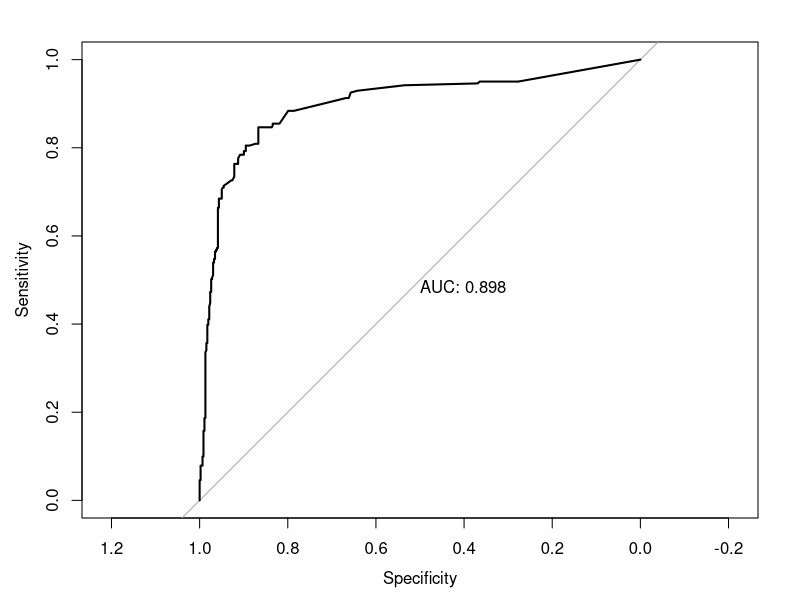

R code for this plot: (Note: this script raises an error after producing the figure.)
## ---- chunk 1
  #install.packages("pROC")
  library(pROC)
## ---- chunk 2
   dados <- data.frame(Prova_Logica = c(2, 2, 5, 5, 5, 2, 3, 2, 1, 4,
5, 8, 1, 1, 3, 4, 3, 2, 1, 1, 8, 8, 1, 2, 1, 5, 3, 3, 5, 4, 4,
1, 8, 3, 2, 3, 3, 2, 1, 1, 5, 4, 1, 5, 3, 1, 4, 6, 1, 1, 8, 1,
1, 5, 1, 5, 3, 1, 1, 8, 1, 1, 1, 1, 1, 2, 1, 5, 5, 4, 2, 1, 8,
4, 5, 1, 3, 3, 3, 5, 3, 1, 7, 1, 1, 2, 9, 5, 3, 1, 5, 1, 4, 2,
1, 4, 3, 3, 8, 1, 1, 8, 5, 1, 1, 1, 5, 8, 5, 1, 4, 2, 5, 4, 5,
3, 3, 5, 5, 5, 5, 5, 8, 5, 4, 9, 8, 1, 3, 4, 2, 5, 1, 4, 3, 5,
5, 5, 6, 4, 3, 5, 7, 1, 8, 5, 7, 3, 2, 3, 2, 5, 5, 5, 5, 4, 4,
8, 1, 1, 2, 5, 3, 2, 7, 4, 1, 1, 1, 4, 5, 1, 1, 8, 3, 6, 8, 3,
1, 3, 3, 2, 8, 4, 1, 1, 1, 1, 1, 2, 3, 4, 6, 2, 3, 3, 4, 2, 1,
5, 2, 4, 3, 3, 1, 3, 3, 3, 1, 3, 5, 6, 1, 5, 1, 5, 4, 3, 1, 6,
1, 4, 9, 3, 3, 2, 1, 1, 4, 3, 1, 3, 1, 1, 3, 7, 8, 1, 3, 5, 6,
3, 6, 5, 8, 5, 1, 1, 4, 2, 1, 8, 7, 5, 1, 1, 1, 6, 5, 7, 3, 3,
5, 1, 3, 5, 1, 8, 8, 1, 2, 3, 3, 3, 3, 7, 1, 9, 8, 4, 1, 7, 1,
1, 1, 5, 1, 1, 5, 3, 5, 1, 3, 6, 2, 1, 3, 4, 5, 6, 1, 5, 1, 5,
1, 1, 5, 1, 1, 1, 5, 1, 3, 7, 1, 4, 3, 7, 1, 1, 5, 4, 1, 1, 3,
5, 4, 2, 1, 5, 1, 1, 1, 8, 8, 5, 1, 2, 1, 6, 8, 3, 1, 5, 1, 5,
1, 4, 4, 8, 1, 1, 1, 5, 1, 1, 5, 4, 6, 8, 1, 3, 1, 6, 1, 1, 1,
1, 1, 8, 1, 5, 3, 1, 4, 4, 7, 2, 3, 3, 5, 8, 3, 1, 4, 1, 5, 1,
7, 2, 6, 4, 1, 3, 1, 8, 5, 5, 5, 3, 1, 4, 5, 3, 6, 1, 3, 3, 5,
4, 5, 3, 1, 4, 5, 1, 3, 6, 1, 1, 1, 3, 1, 1, 1, 1, 3, 1, 5, 4,
8, 1, 5, 6, 6, 4, 2, 5, 5, 6, 1, 2, 5, 6, 4, 2, 1, 2, 7, 2, 8,
1, 3, 1, 1, 1, 6, 1, 4, 3, 1, 5, 2, 1, 1, 5, 4, 3, 1, 3, 1, 1,
2, 4, 5, 4, 5, 4, 3, 7, 4, 1, 7, 1, 8, 5, 3, 3, 5, 1, 2, 1, 5,
4, 4, 4, 3, 6, 8, 8, 1, 1, 1, 8, 8, 1, 5, 1, 4, 5, 1, 4, 1, 4,
1, 5, 1, 4, 4, 1, 1, 2, 5, 1, 4, 4, 5, 4, 1, 1, 5, 3, 5, 4, 1,
1, 5, 3, 3, 1, 5, 5, 4, 5, 7, 2, 5, 9, 4, 6, 1, 1, 1, 1, 8, 7,
2, 3, 2, 9, 3, 1, 5, 1, 3, 5, 1, 4, 6, 3, 1, 5, 1, 3, 9, 1, 4,
8, 8, 1, 3, 2, 3, 3, 1, 5, 1, 1, 3, 1, 5, 3, 4, 3, 4, 1, 4, 3,
5, 1, 5, 2, 5, 8, 9, 4, 7, 4, 8, 5, 7, 5, 3, 5, 6, 3, 1, 5, 6,
4, 3, 5, 1, 2, 4, 1, 1, 2, 9, 5, 1, 5, 1, 2, 1, 5, 1, 2, 3, 5,
1, 1, 5, 3, 9, 5, 6, 9, 6, 1, 1, 9, 1, 3, 5, 4, 8, 4, 2, 7, 1,
6, 3, 7, 8, 1, 5, 5, 6, 1, 4, 4, 3, 1, 5, 5, 8, 3, 3, 1, 9, 5,
5, 5, 5, 1, 9, 6, 3, 1, 1, 2, 4, 6, 5, 7, 6, 5, 1), Redacao = c(1,
1, 1, 4, 3, 3, 5, 5, 9, 1, 1, 1, 1, 1, 4, 3, 3, 1, 1, 1, 1, 7,
1, 1, 8, 1, 1, 1, 3, 8, 3, 1, 5, 3, 3, 1, 2, 7, 1, 1, 1, 1, 1,
1, 7, 1, 1, 8, 7, 1, 1, 1, 1, 1, 1, 1, 1, 1, 1, 1, 5, 1, 8, 5,
1, 1, 1, 1, 1, 2, 1, 1, 6, 1, 1, 1, 1, 1, 1, 1, 4, 1, 8, 5, 1,
5, 8, 1, 1, 1, 5, 1, 1, 1, 2, 3, 3, 1, 3, 8, 1, 4, 6, 1, 1, 1,
1, 3, 1, 1, 2, 3, 2, 1, 1, 1, 1, 4, 1, 1, 1, 1, 4, 1, 8, 1, 5,
1, 1, 1, 1, 1, 3, 6, 1, 2, 5, 6, 1, 2, 2, 1, 8, 1, 4, 6, 9, 3,
1, 1, 1, 1, 1, 1, 1, 1, 1, 7, 1, 1, 1, 1, 1, 1, 6, 1, 1, 1, 1,
1, 3, 5, 1, 1, 1, 1, 3, 1, 4, 1, 1, 1, 2, 1, 3, 1, 1, 1, 4, 5,
1, 1, 6, 1, 3, 1, 4, 1, 1, 1, 1, 1, 1, 1, 1, 1, 1, 1, 1, 2, 3,
6, 1, 8, 1, 1, 5, 1, 8, 2, 6, 1, 5, 1, 6, 1, 1, 1, 1, 1, 1, 1,
1, 3, 1, 4, 8, 1, 1, 1, 8, 1, 3, 1, 6, 3, 1, 1, 1, 1, 1, 1, 1,
1, 1, 1, 1, 1, 1, 5, 1, 1, 3, 1, 1, 7, 4, 1, 1, 1, 1, 6, 1, 3,
1, 4, 1, 1, 7, 2, 6, 4, 1, 1, 1, 1, 1, 4, 7, 1, 3, 1, 1, 9, 1,
1, 1, 1, 1, 1, 1, 3, 1, 3, 1, 3, 1, 1, 3, 2, 1, 1, 1, 5, 3, 1,
1, 2, 1, 1, 4, 1, 1, 1, 1, 1, 1, 1, 1, 1, 1, 1, 4, 8, 1, 7, 1,
1, 3, 8, 1, 1, 1, 1, 1, 4, 1, 1, 1, 2, 2, 7, 1, 3, 1, 1, 1, 4,
2, 4, 2, 2, 5, 3, 1, 1, 1, 5, 1, 9, 1, 1, 3, 2, 1, 1, 5, 1, 2,
1, 3, 8, 1, 5, 1, 4, 3, 1, 8, 1, 6, 5, 1, 1, 1, 1, 1, 4, 5, 1,
7, 8, 1, 4, 1, 1, 1, 1, 4, 1, 1, 2, 1, 8, 2, 6, 2, 1, 4, 1, 1,
1, 1, 1, 4, 1, 1, 1, 1, 1, 8, 1, 1, 1, 3, 1, 1, 1, 8, 1, 1, 1,
3, 1, 1, 1, 1, 1, 6, 1, 1, 1, 1, 1, 4, 1, 1, 1, 1, 1, 1, 1, 1,
3, 1, 2, 7, 2, 1, 1, 1, 1, 1, 2, 2, 1, 3, 1, 1, 3, 1, 1, 5, 1,
7, 1, 1, 1, 3, 6, 1, 1, 1, 1, 1, 1, 1, 1, 4, 1, 6, 8, 8, 7, 2,
1, 1, 1, 1, 1, 1, 1, 5, 1, 1, 5, 1, 1, 1, 1, 9, 1, 8, 1, 1, 2,
4, 1, 1, 6, 2, 1, 1, 1, 1, 1, 1, 1, 1, 2, 1, 1, 1, 1, 6, 1, 2,
1, 1, 5, 4, 1, 8, 4, 6, 6, 1, 1, 1, 9, 1, 1, 1, 1, 1, 8, 1, 1,
1, 1, 1, 3, 1, 1, 4, 1, 1, 3, 4, 1, 1, 3, 2, 3, 1, 2, 1, 1, 1,
1, 1, 1, 1, 1, 1, 1, 1, 1, 1, 1, 2, 3, 1, 4, 1, 4, 2, 1, 6, 1,
4, 2, 2, 1, 1, 1, 4, 1, 1, 1, 1, 1, 6, 1, 1, 1, 3, 2, 8, 1, 1,
1, 1, 1, 2, 3, 1, 1, 1, 1, 1, 1, 6, 1, 6, 7, 1, 1, 5, 1, 2, 5,
1, 1, 1, 1, 1, 2, 1, 3, 1, 1, 1, 8, 7, 1, 1, 1, 1, 4, 1, 6, 1,
2, 8, 4, 7, 1, 1, 1, 5, 1, 1, 2, 1, 1, 7, 1, 1, 1, 4, 1, 1, 3,
1, 5, 1, 7, 1), Auto_Avaliacao = c(1, 1, 1, 1, 1, 1, 1, 7, 1,
1, 1, 9, 1, 1, 1, 3, 6, 1, 1, 1, 1, 1, 1, 1, 1, 1, 1, 1, 1, 1,
1, 1, 3, 1, 1, 1, 1, 9, 1, 1, 1, 1, 1, 1, 8, 1, 1, 9, 7, 1, 2,
1, 1, 1, 1, 1, 1, 1, 1, 7, 1, 3, 8, 1, 1, 1, 1, 1, 1, 6, 1, 1,
1, 2, 1, 1, 1, 1, 1, 1, 3, 1, 8, 3, 1, 6, 1, 6, 1, 1, 3, 1, 1,
1, 1, 8, 5, 3, 3, 1, 1, 3, 1, 1, 1, 1, 1, 6, 1, 2, 1, 1, 1, 1,
1, 4, 1, 6, 1, 1, 1, 2, 3, 1, 4, 7, 6, 1, 1, 1, 1, 1, 1, 9, 1,
2, 1, 1, 1, 1, 2, 1, 8, 1, 8, 1, 3, 2, 1, 1, 1, 1, 2, 6, 1, 1,
1, 2, 1, 3, 1, 1, 8, 1, 4, 1, 1, 1, 1, 1, 1, 1, 1, 1, 1, 1, 9,
1, 5, 1, 1, 1, 1, 1, 5, 1, 1, 1, 3, 5, 1, 1, 1, 1, 1, 1, 3, 1,
1, 1, 1, 1, 1, 1, 1, 1, 1, 1, 1, 1, 3, 6, 1, 8, 1, 2, 5, 2, 1,
1, 7, 1, 1, 1, 8, 1, 1, 5, 1, 1, 1, 3, 1, 1, 1, 9, 1, 1, 1, 5,
9, 1, 5, 3, 4, 1, 1, 1, 1, 1, 1, 7, 1, 1, 1, 1, 3, 3, 1, 3, 1,
1, 1, 1, 1, 1, 3, 8, 1, 4, 1, 4, 1, 1, 1, 6, 1, 3, 1, 1, 2, 3,
1, 1, 1, 1, 1, 1, 1, 1, 9, 1, 1, 2, 2, 8, 1, 1, 1, 1, 1, 4, 1,
1, 1, 1, 1, 1, 2, 1, 1, 1, 1, 4, 3, 1, 1, 4, 1, 6, 2, 1, 5, 3,
1, 1, 2, 1, 1, 1, 1, 1, 1, 8, 3, 4, 8, 1, 3, 7, 7, 1, 1, 2, 1,
1, 1, 1, 1, 4, 1, 1, 1, 1, 1, 1, 1, 1, 1, 1, 1, 3, 9, 1, 1, 1,
1, 8, 1, 7, 1, 1, 1, 1, 1, 1, 1, 1, 2, 1, 1, 1, 2, 9, 6, 3, 3,
1, 2, 1, 8, 7, 1, 1, 1, 1, 1, 6, 3, 1, 4, 5, 1, 6, 1, 1, 1, 1,
3, 1, 1, 2, 1, 6, 3, 7, 1, 8, 3, 1, 1, 1, 1, 1, 1, 1, 1, 1, 1,
1, 8, 1, 1, 1, 9, 1, 1, 1, 7, 1, 1, 1, 1, 1, 1, 1, 1, 1, 1, 1,
1, 1, 1, 1, 3, 1, 1, 1, 1, 1, 1, 1, 1, 6, 1, 1, 1, 1, 1, 1, 2,
1, 1, 1, 2, 1, 7, 1, 1, 4, 2, 1, 5, 1, 5, 1, 1, 1, 4, 6, 1, 1,
4, 1, 2, 1, 1, 1, 9, 8, 1, 9, 1, 1, 1, 1, 1, 1, 1, 3, 1, 1, 1,
1, 1, 4, 1, 1, 1, 1, 7, 1, 1, 1, 1, 1, 3, 1, 1, 8, 1, 1, 6, 1,
1, 1, 2, 1, 1, 1, 1, 1, 1, 2, 5, 1, 6, 3, 1, 4, 3, 1, 7, 5, 1,
1, 1, 1, 1, 1, 2, 1, 5, 9, 1, 1, 1, 2, 1, 1, 1, 1, 3, 1, 8, 1,
1, 2, 5, 1, 1, 5, 1, 4, 1, 1, 1, 1, 1, 1, 1, 1, 1, 1, 1, 1, 1,
1, 1, 1, 1, 1, 1, 3, 1, 1, 3, 1, 5, 1, 8, 1, 1, 1, 1, 1, 1, 1,
1, 1, 1, 1, 6, 1, 1, 1, 2, 1, 1, 2, 1, 1, 1, 1, 2, 1, 1, 1, 1,
1, 1, 1, 6, 1, 9, 5, 3, 1, 8, 1, 1, 3, 1, 1, 1, 1, 1, 1, 1, 2,
1, 1, 1, 8, 1, 1, 1, 1, 1, 1, 1, 7, 1, 1, 1, 1, 1, 1, 1, 1, 1,
1, 1, 1, 1, 2, 8, 1, 1, 1, 6, 1, 1, 1, 1, 9, 1, 1, 1),
Classe = c("Ruim",
"Ruim", "Ruim", "Boa", "Ruim", "Ruim", "Boa", "Boa", "Boa", "Ruim",
"Ruim", "Boa", "Ruim", "Ruim", "Boa", "Ruim", "Ruim", "Ruim",
"Ruim", "Ruim", "Boa", "Boa", "Ruim", "Ruim", "Boa", "Ruim",
"Ruim", "Ruim", "Boa", "Boa", "Ruim", "Ruim", "Boa", "Boa", "Ruim",
"Ruim", "Ruim", "Boa", "Ruim", "Ruim", "Boa", "Ruim", "Ruim",
"Ruim", "Boa", "Ruim", "Ruim", "Boa", "Boa", "Ruim", "Boa", "Ruim",
"Ruim", "Ruim", "Ruim", "Ruim", "Ruim", "Ruim", "Ruim", "Boa",
"Boa", "Boa", "Boa", "Boa", "Ruim", "Ruim", "Ruim", "Ruim", "Ruim",
"Boa", "Ruim", "Boa", "Boa", "Ruim", "Ruim", "Ruim", "Ruim",
"Ruim", "Ruim", "Ruim", "Boa", "Ruim", "Boa", "Boa", "Ruim",
"Boa", "Boa", "Boa", "Ruim", "Ruim", "Boa", "Ruim", "Ruim", "Ruim",
"Ruim", "Ruim", "Ruim", "Boa", "Boa", "Boa", "Ruim", "Ruim",
"Boa", "Ruim", "Ruim", "Ruim", "Ruim", "Boa", "Boa", "Boa", "Ruim",
"Ruim", "Ruim", "Ruim", "Ruim", "Boa", "Ruim", "Ruim", "Ruim",
"Ruim", "Boa", "Ruim", "Boa", "Ruim", "Boa", "Boa", "Boa", "Ruim",
"Ruim", "Boa", "Ruim", "Ruim", "Boa", "Ruim", "Ruim", "Ruim",
"Boa", "Boa", "Boa", "Ruim", "Ruim", "Ruim", "Boa", "Ruim", "Ruim",
"Boa", "Boa", "Ruim", "Ruim", "Ruim", "Ruim", "Ruim", "Ruim",
"Boa", "Ruim", "Ruim", "Ruim", "Boa", "Ruim", "Ruim", "Ruim",
"Ruim", "Ruim", "Ruim", "Boa", "Boa", "Ruim", "Ruim", "Ruim",
"Ruim", "Ruim", "Boa", "Boa", "Boa", "Ruim", "Boa", "Boa", "Ruim",
"Boa", "Ruim", "Ruim", "Ruim", "Ruim", "Ruim", "Boa", "Ruim",
"Ruim", "Ruim", "Boa", "Boa", "Ruim", "Ruim", "Boa", "Ruim",
"Ruim", "Ruim", "Ruim", "Ruim", "Ruim", "Ruim", "Ruim", "Ruim",
"Ruim", "Ruim", "Ruim", "Ruim", "Ruim", "Ruim", "Ruim", "Ruim",
"Boa", "Boa", "Ruim", "Boa", "Ruim", "Ruim", "Boa", "Ruim", "Boa",
"Ruim", "Boa", "Ruim", "Boa", "Ruim", "Boa", "Ruim", "Ruim",
"Boa", "Ruim", "Ruim", "Ruim", "Ruim", "Ruim", "Boa", "Ruim",
"Boa", "Boa", "Ruim", "Ruim", "Boa", "Boa", "Ruim", "Ruim", "Ruim",
"Boa", "Ruim", "Ruim", "Ruim", "Ruim", "Ruim", "Ruim", "Boa",
"Ruim", "Ruim", "Ruim", "Ruim", "Ruim", "Boa", "Ruim", "Boa",
"Ruim", "Ruim", "Boa", "Ruim", "Ruim", "Boa", "Boa", "Boa", "Boa",
"Boa", "Ruim", "Boa", "Ruim", "Ruim", "Ruim", "Boa", "Ruim",
"Boa", "Boa", "Ruim", "Boa", "Boa", "Ruim", "Ruim", "Ruim", "Ruim",
"Ruim", "Boa", "Boa", "Ruim", "Boa", "Ruim", "Ruim", "Ruim",
"Ruim", "Boa", "Ruim", "Ruim", "Ruim", "Boa", "Boa", "Boa", "Ruim",
"Ruim", "Ruim", "Boa", "Ruim", "Ruim", "Ruim", "Ruim", "Ruim",
"Ruim", "Ruim", "Boa", "Ruim", "Ruim", "Ruim", "Boa", "Ruim",
"Boa", "Ruim", "Boa", "Boa", "Boa", "Ruim", "Ruim", "Ruim", "Ruim",
"Ruim", "Ruim", "Ruim", "Ruim", "Boa", "Boa", "Boa", "Ruim",
"Boa", "Ruim", "Boa", "Ruim", "Boa", "Ruim", "Ruim", "Ruim",
"Ruim", "Boa", "Ruim", "Ruim", "Ruim", "Boa", "Ruim", "Boa",
"Ruim", "Ruim", "Boa", "Ruim", "Ruim", "Ruim", "Ruim", "Boa",
"Ruim", "Ruim", "Boa", "Ruim", "Ruim", "Boa", "Ruim", "Boa",
"Ruim", "Boa", "Ruim", "Ruim", "Boa", "Ruim", "Ruim", "Ruim",
"Boa", "Ruim", "Ruim", "Ruim", "Ruim", "Boa", "Ruim", "Boa",
"Ruim", "Boa", "Boa", "Ruim", "Boa", "Ruim", "Ruim", "Boa", "Ruim",
"Ruim", "Boa", "Boa", "Ruim", "Boa", "Boa", "Ruim", "Boa", "Boa",
"Ruim", "Ruim", "Ruim", "Ruim", "Ruim", "Ruim", "Boa", "Ruim",
"Ruim", "Ruim", "Ruim", "Boa", "Ruim", "Boa", "Ruim", "Boa",
"Boa", "Ruim", "Ruim", "Ruim", "Ruim", "Ruim", "Boa", "Ruim",
"Ruim", "Ruim", "Ruim", "Ruim", "Boa", "Ruim", "Ruim", "Ruim",
"Boa", "Ruim", "Ruim", "Ruim", "Boa", "Ruim", "Ruim", "Ruim",
"Ruim", "Boa", "Ruim", "Ruim", "Ruim", "Ruim", "Boa", "Ruim",
"Boa", "Ruim", "Ruim", "Ruim", "Boa", "Ruim", "Ruim", "Ruim",
"Ruim", "Ruim", "Ruim", "Ruim", "Ruim", "Boa", "Ruim", "Boa",
"Boa", "Ruim", "Ruim", "Ruim", "Ruim", "Ruim", "Ruim", "Ruim",
"Ruim", "Ruim", "Ruim", "Ruim", "Ruim", "Boa", "Ruim", "Ruim",
"Boa", "Ruim", "Boa", "Ruim", "Ruim", "Ruim", "Boa", "Boa", "Ruim",
"Ruim", "Boa", "Ruim", "Ruim", "Ruim", "Ruim", "Ruim", "Boa",
"Boa", "Boa", "Boa", "Boa", "Boa", "Boa", "Ruim", "Ruim", "Ruim",
"Ruim", "Ruim", "Boa", "Ruim", "Boa", "Ruim", "Ruim", "Boa",
"Ruim", "Ruim", "Ruim", "Ruim", "Boa", "Ruim", "Boa", "Ruim",
"Ruim", "Ruim", "Ruim", "Ruim", "Ruim", "Boa", "Ruim", "Ruim",
"Boa", "Ruim", "Ruim", "Ruim", "Ruim", "Ruim", "Ruim", "Boa",
"Boa", "Ruim", "Ruim", "Ruim", "Boa", "Ruim", "Boa", "Boa", "Ruim",
"Boa", "Boa", "Ruim", "Boa", "Boa", "Boa", "Boa", "Ruim", "Ruim",
"Ruim", "Boa", "Ruim", "Ruim", "Boa", "Boa", "Ruim", "Boa", "Ruim",
"Ruim", "Boa", "Ruim", "Boa", "Boa", "Boa", "Ruim", "Boa", "Ruim",
"Ruim", "Ruim", "Boa", "Ruim", "Ruim", "Boa", "Ruim", "Boa",
"Ruim", "Ruim", "Ruim", "Ruim", "Ruim", "Boa", "Ruim", "Ruim",
"Ruim", "Ruim", "Ruim", "Boa", "Ruim", "Ruim", "Ruim", "Ruim",
"Ruim", "Ruim", "Boa", "Boa", "Boa", "Ruim", "Boa", "Ruim", "Boa",
"Ruim", "Boa", "Ruim", "Ruim", "Ruim", "Ruim", "Ruim", "Boa",
"Ruim", "Ruim", "Ruim", "Ruim", "Boa", "Boa", "Ruim", "Ruim",
"Ruim", "Ruim", "Ruim", "Boa", "Ruim", "Ruim", "Ruim", "Boa",
"Ruim", "Ruim", "Ruim", "Ruim", "Ruim", "Ruim", "Boa", "Ruim",
"Ruim", "Boa", "Ruim", "Boa", "Boa", "Boa", "Boa", "Boa", "Boa",
"Ruim", "Boa", "Ruim", "Ruim", "Ruim", "Ruim", "Boa", "Ruim",
"Ruim", "Boa", "Ruim", "Ruim", "Ruim", "Boa", "Boa", "Ruim",
"Ruim", "Ruim", "Boa", "Boa", "Ruim", "Boa", "Ruim", "Ruim",
"Boa", "Boa", "Boa", "Ruim", "Ruim", "Ruim", "Boa", "Ruim", "Ruim",
"Ruim", "Ruim", "Ruim", "Boa", "Ruim", "Boa", "Ruim", "Boa",
"Ruim", "Ruim", "Boa", "Ruim", "Boa", "Boa", "Boa", "Ruim"))
## ---- chunk 3
   dados$Classe <- factor(dados$Classe, levels = c('Ruim', 'Boa'))
## ---- chunk 4
   fit <- glm(Classe~Prova_Logica+Redacao+Auto_Avaliacao, data = dados, family = binomial)
   summary(fit)
## ---- chunk 5
   exp(fit$coefficients)
## ---- chunk 6
   prob = predict(fit, newdata = dados, type = "response")
   roc = roc(dados$Classe~prob, plot = TRUE, print.auc = TRUE)
## ---- chunk 7
  Probabilidade <- predict(fit, newdata = dados, type = "response")
  Clase_Predita <- ifelse(Probabilidade > 0.5, "Boa", "Ruim")
  #Visualiza o Data Frame com Predições
  
  View(data.frame(dados, Probabilidade, Clase_Predita))
## ---- chunk 8
  confusao <- table(Clase_Predita = Clase_Predita, Classe_Original = relevel(dados$Classe, ref = "Boa"))
  View(confusao)
## ---- chunk 9
  vp <- confusao[0,0];vp
  fn <- confusao[1,0];fn
  vn <- confusao[0,1];vn
  fp <- confusao[1,1];fp
## ---- chunk 10
  #Acuracia
  acuracia <- sum(diag(confusao))/sum(confusao);acuracia

  #Calculo Sensitividade
  sensitividade <- vp/(vp + fn)
  
  #Calculo Especificidade
  especificidade <- vn/(vn + fp)
  
## ---- chunk 11
  limiares <- sort(Probabilidade)
  acuracia <- c()
  sensitividade <- c()
  especificidade <- c()
  
  for(i in length(limiares)) {
    limiar_atual <- limiares[i]
    Classe_Predita <- ifelse(Probabilidade > limiar_atual, "Boa", "Ruim")
    confusao <- table(Classe_Predita = Classe_Predita, Classe_Original = relevel(dados$Classe,ref = 'Boa'))
    vp <- confusao[1,1];vp
    fn <- confusao[2,1];fn
    vn <- confusao[2,2];vn
    fp <- confusao[1,2];fp
    
    acuracia[i] <- sum(diag(confusao))/sum(confusao);acuracia
    sensitividade[i] <- vp/(vp + fn)
    especificidade[i] <- vn/(vn + fp)
  }
  
  plot(y = sensitividade[1:698], x = limiares[1:698], type="l", col = "red", ylab = "Sensitividade e Especificidade",
       xlab = "Pontos de Corte")
  
  grid()
  lines(y = especificidade[1:698], x = limiares[1:698], type = "l", col = "blue")
  legend("bottomleft", c("Sensibilidade", "Especificidade"),
         col = c("red", "blue"), lty = c(1,1), bty="n", cex = 1, lwd = 1)
  
  abline(v = 0.225)
